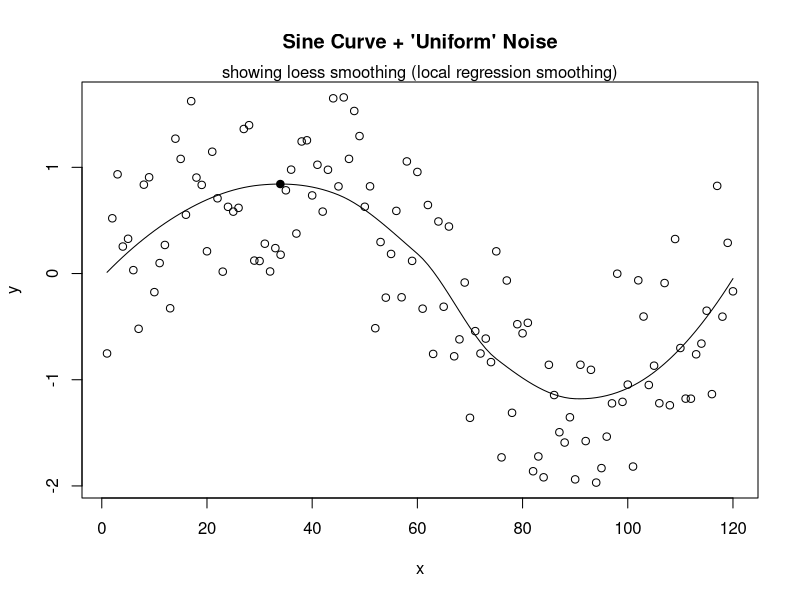
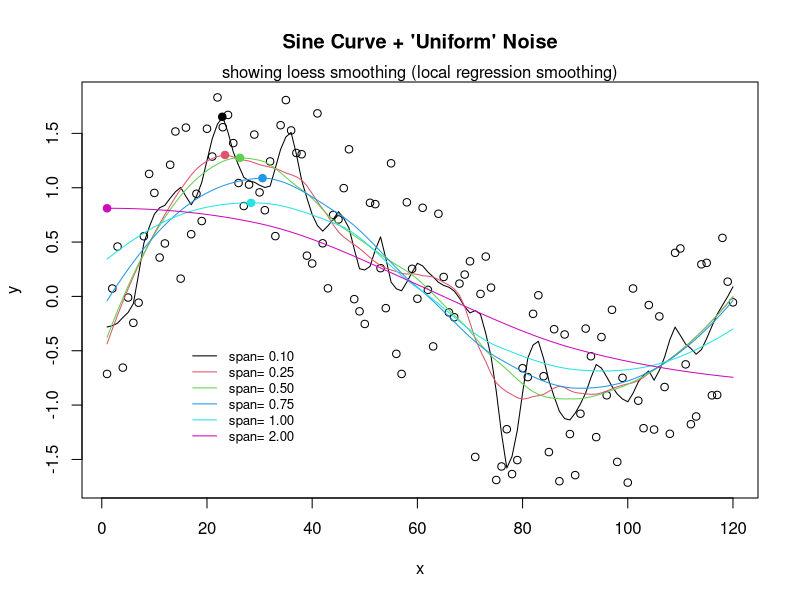
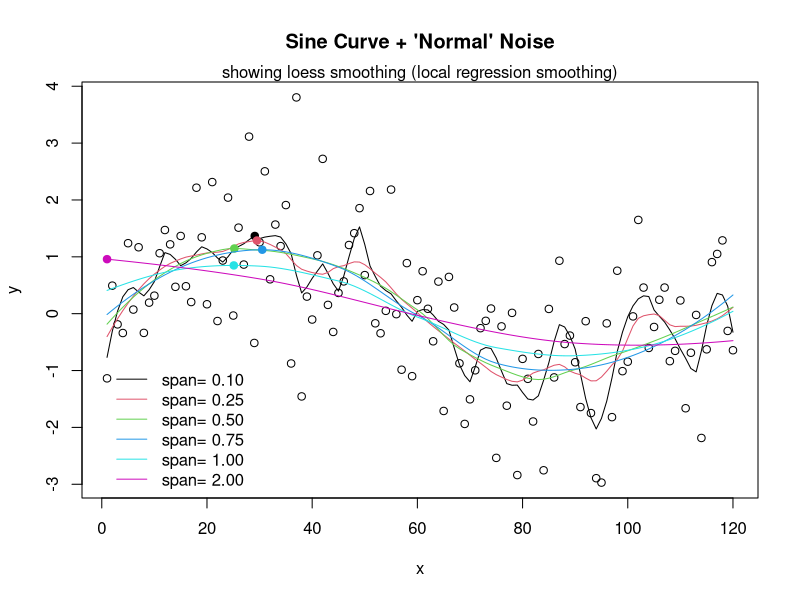
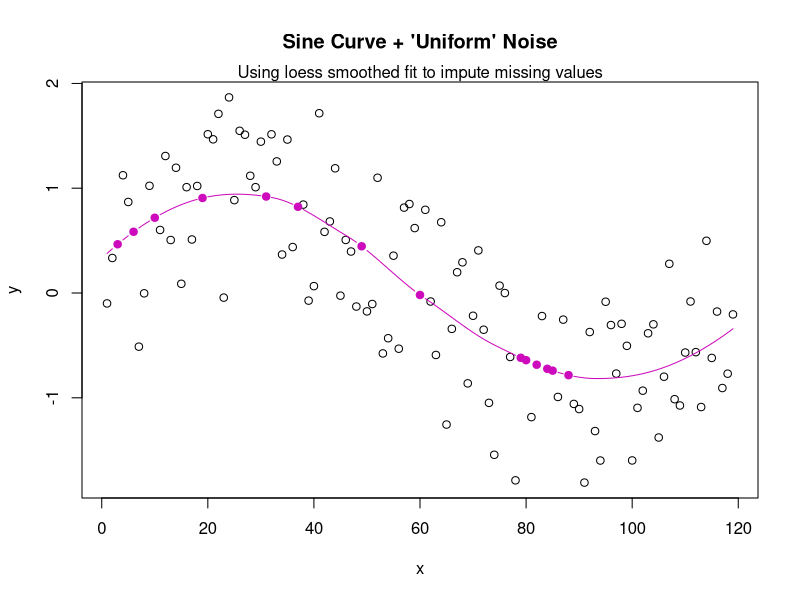
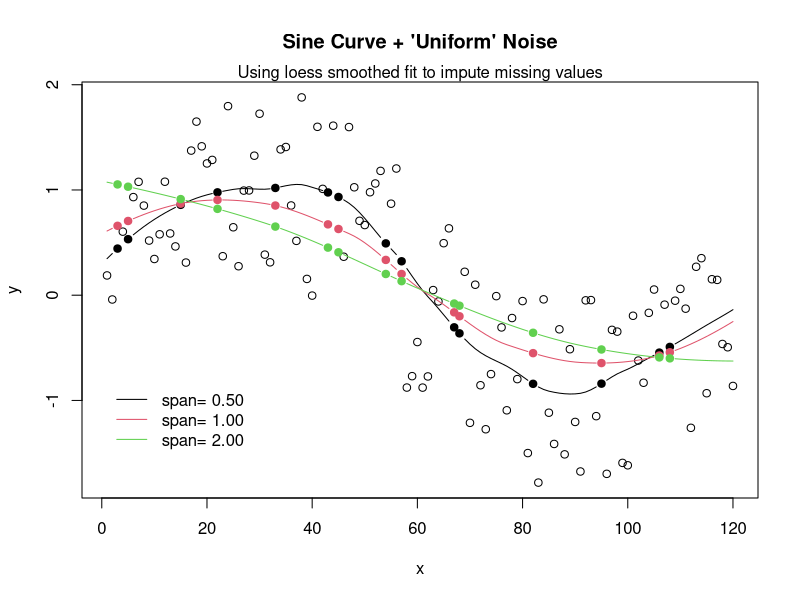

Recreate these plots in R, in order.
## ---- chunk 1
period <- 120
x <- 1:120
y <- sin(2*pi*x/period) + runif(length(x),-1,1)
## ---- chunk 2
y.loess <- loess(y ~ x, span=0.75, data.frame(x=x, y=y))
## ---- chunk 3
y.predict <- predict(y.loess, data.frame(x=x))
## ---- chunk 4
peak <- optimize(function(x, model)
                 predict(model, data.frame(x=x)),
                 c(min(x),max(x)),
                 maximum=TRUE,
                 model=y.loess)
## ---- chunk 5
plot(x,y, main="Sine Curve + 'Uniform' Noise")
mtext("showing loess smoothing (local regression smoothing)")
lines(x,y.predict)
points(peak$maximum,peak$objective, pch=FILLED.CIRCLE<-19)
## ---- chunk 6
# Make example reproducible
set.seed(19)

period <- 120

# Create sine curve with noise
x <- 1:120
y <- sin(2*pi*x/period) + runif(length(x),-1,1)

# Plot points on noisy curve
plot(x,y, main="Sine Curve + 'Uniform' Noise")
mtext("showing loess smoothing (local regression smoothing)")

spanlist <- c(0.10, 0.25, 0.50, 0.75, 1.00, 2.00)
for (i in 1:length(spanlist))
{
  y.loess <- loess(y ~ x, span=spanlist[i], data.frame(x=x, y=y))
  y.predict <- predict(y.loess, data.frame(x=x))

  # Plot the loess smoothed curve
  lines(x,y.predict,col=i)

  # Find peak point on smoothed curve
  peak <- optimize(function(x, model)
                    predict(model, data.frame(x=x)),
                            c(min(x),max(x)),
                            maximum=TRUE,
                            model=y.loess)
  # Show position of smoothed curve maximum
  points(peak$maximum,peak$objective, pch=FILLED.CIRCLE<-19, col=i)
}

legend (15,-0.4,
        c(paste("span=", formatC(spanlist, digits=2, format="f"))),
        lty=SOLID<-1, col=1:length(spanlist), bty="n", cex=0.8)
## ---- chunk 7
# efg, 15 April 2005
# Stowers Institute for Medical Research
# Make example reproducible
set.seed(19)

period <- 120;

# Create sine curve with noise
x <- 1:120
y <- sin(2*pi*x/period) + rnorm(length(x))

# Plot points on noisy curve
plot(x,y, main="Sine Curve + 'Normal' Noise")
mtext("showing loess smoothing (local regression smoothing)")

spanlist <- c(0.10, 0.25, 0.50, 0.75, 1.00, 2.00)
for (i in 1:length(spanlist))
{
  y.loess <- loess(y ~ x, span=spanlist[i], data.frame(x=x, y=y))
  y.predict <- predict(y.loess, data.frame(x=x))

  # Plot the loess smoothed curve
  lines(x,y.predict,col=i)

  # Find peak point on smooted curve
  peak <- optimize(function(x, model)
                    predict(model, data.frame(x=x)),
                            c(min(x),max(x)),
                            maximum=TRUE,
                            model=y.loess)

  # Show position of smoothed curve maximum
  points(peak$maximum,peak$objective, pch=FILLED.CIRCLE<-19, col=i)
}

legend (0,-0.8,
        c(paste("span=", formatC(spanlist, digits=2, format="f"))),
        lty=1, col=1:length(spanlist), bty="n")

## ---- chunk 8
# efg, 15 April 2005
# Stowers Institute for Medical Research
period <- 120
FullList <- 1:120
x <- FullList

# "randomly" make 15 of the points "missing"
MissingList <- sample(x,15)
x[MissingList] <- NA

# Create sine curve with noise
y <- sin(2*pi*x/period) + runif(length(x),-1,1) 

# Plot points on noisy curve
plot(x,y, main="Sine Curve + 'Uniform' Noise")
mtext("Using loess smoothed fit to impute missing values")

y.loess <- loess(y ~ x, span=0.75, data.frame(x=x, y=y))
y.predict <- predict(y.loess, data.frame(x=FullList))

# Plot the loess smoothed curve showing gaps for missing data
lines(x,y.predict,col=i)

# Show imputed points to fill in gaps
y.Missing <- predict(y.loess, data.frame(x=MissingList))
points(MissingList, y.Missing, pch=FILLED.CIRCLE<-19, col=i)
## ---- chunk 9
# efg, 15 April 2005
# Stowers Institute for Medical Research

# Make example reproducible
set.seed(19)

period <- 120

FullList <- 1:120
x <- FullList

# "randomly" make 15 of the points "missing"
MissingList <- sample(x,15)
x[MissingList] <- NA

# Create sine curve with noise
y <- sin(2*pi*x/period) + runif(length(x),-1,1)

# Plot points on noisy curve
plot(x,y, main="Sine Curve + 'Uniform' Noise")
mtext("Using loess smoothed fit to impute missing values")

spanlist <- c(0.50, 1.00, 2.00)
for (i in 1:length(spanlist))
{
  y.loess <- loess(y ~ x, span=spanlist[i], data.frame(x=x, y=y))
  y.predict <- predict(y.loess, data.frame(x=FullList))

  # Plot the loess smoothed curve showing gaps for missing data
  lines(x,y.predict,col=i)

  # Show imputed points to fill in gaps
  y.Missing <-  predict(y.loess, data.frame(x=MissingList))
  points(MissingList, y.Missing, pch=FILLED.CIRCLE<-19, col=i)
}

legend (0,-0.8,
        c(paste("span=", formatC(spanlist, digits=2, format="f"))),
        lty=SOLID<-1, col=1:length(spanlist), bty="n")
